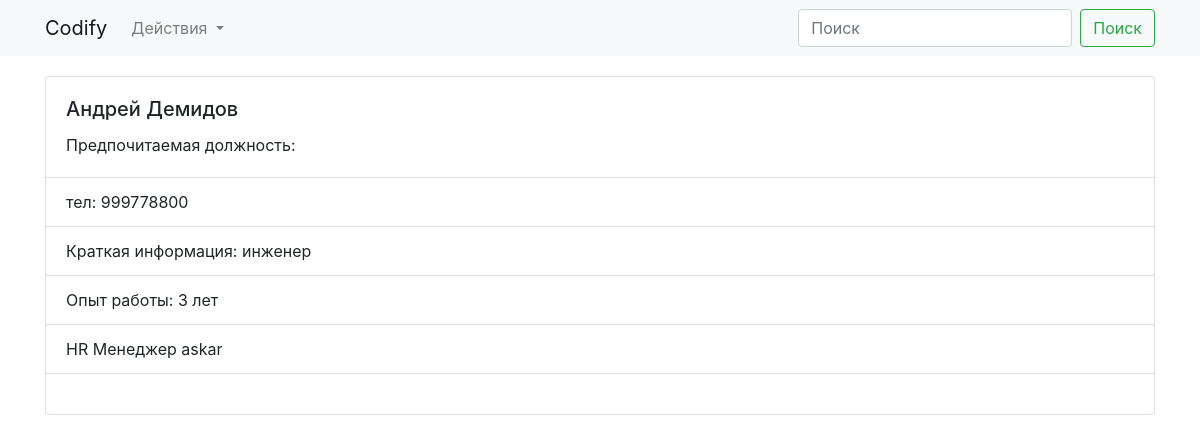
/employee/3, run on the app's committed database.
### app/models.py (models this page shows, shortened)
class Employee(db.Model):
    id = db.Column(db.Integer, primary_key=True)
    fullname = db.Column(db.String(50), nullable=False)
    phone = db.Column(db.String(50), nullable=False)
    short_info = db.Column(db.String(100), nullable=False)
    experience = db.Column(db.Integer, nullable=False)
    preferred_position = db.Column(db.String(50), nullable=False)
    user_id = db.Column(db.Integer, db.ForeignKey('user.id'))
    user = db.relationship('User', backref=db.backref('employees', lazy=True))

class User(UserMixin, db.Model):
    id = db.Column(db.Integer, primary_key=True)
    username = db.Column(db.String(20), unique=True, nullable=False)
    password_hash = db.Column(db.String(128), nullable=False)
    @property
    def password(self):
        return self.password_hash

### app/views.py (the view)
def employee_detail(employee_id):
    employee = models.Employee.query.get(employee_id)
    return render_template('employee_detail.html', employee=employee)

### app/templates/employee_detail.html (shortened to what this page needs)
{% extends 'base.html' %}
{% block content %}
<div class="container">
  <div class="card">
    <div class="card-body">
      <h5 class="card-title">{{ employee.fullname }}</h5>
      <p class="card-text">Предпочитаемая должность: {{ employee.preferred_position }}</p>
    </div>
    <ul class="list-group list-group-flush">
      <li class="list-group-item">тел: {{ employee.phone }}</li>
      <li class="list-group-item">Краткая информация: {{ employee.short_info }}</li>
      <li class="list-group-item">Опыт работы: {{ employee.experience }} лет</li>
      <li class="list-group-item">HR Менеджер {{ employee.user.username }}</li>
    </ul>
    <div class="card-body">
    </div>
  </div>
</div>
{% endblock content %}

### data on the page
Employee: fullname "Андрей Демидов", phone "999778800", short_info "инженер", experience "3"
User: user.username "askar"
